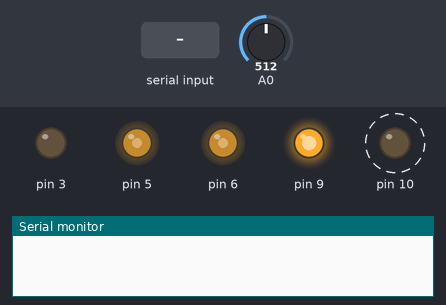
Simulated run of this sketch. Board: Arduino Nano, built with avr-gcc and run on an emulated ATmega328P. On the bench: output pins drawn as LEDs (lit = HIGH), the last lines printed to the serial monitor. Dashed ring = blinking. The inputs (shaded band) are chosen by the test bench; at power-on: A0 = 512.

Above: at 0.01 s.
At 0.66 s:
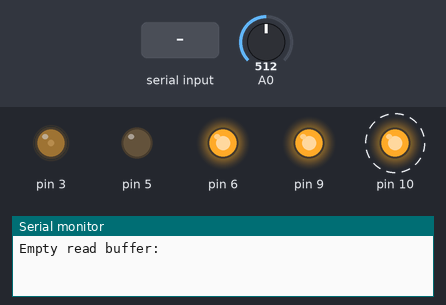
1.9 s: "X" received over the second serial link
Timing chart, 0 to 10.7 s (numbered marks = the images above; inputs shaded):
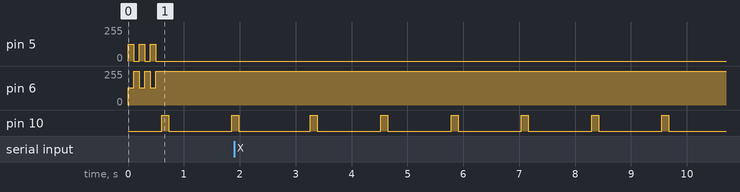

Measured:
- by itself, pin 10: alternates HIGH for 0.13 s and LOW for 1.1 s

The sketch:

co_monitor.ino
```cpp
/* NNR: This code runs on Arduino Nano, ATMega328P (Old bootleader) */

/*
This code was developed by the_3d6 from Ultimate Robotics (http://ultimaterobotics.com.ua).
License: you can use it for any purpose as long as you don't claim that you are its author and
you don't alter License terms and formulations (lines 1-10 of this file).
You can share modifications of the code if you have properly tested their functionality,
including confirming correct sensor response on CO concentrations of 0-30ppm, 100-300ppm and 1000-10000ppm.

If you can improve this code, please do so!
You can contact me at aka.3d6@gmail.com
*/

#include <ArduinoJson.h>
#include <SoftwareSerial.h>
SoftwareSerial serialPort(7, 8); // (Rx, Tx)

//WARNING! Each sensor is different!
//You MUST calibrate sensor manually and
//set proper sensor_reading_clean_air value before using
//it for any practical purpose!

int time_scale = 8; //time scale: we altered main system timer, so now all functions like millis(), delay() etc
//will think that time moves 8 times faster than it really is
//to correct that, we use time_scale variable:
//in order to make delay for 1 second, now
//we call delay(1000*time_scale)

void setTimer0PWM(byte chA, byte chB) //pins D5 and D6
{
	TCCR0A = 0b10110011; //OCA normal,OCB inverted, fast pwm
	TCCR0B = 0b010; //8 prescaler - instead of system'serialPort default 64 prescaler - thus time moves 8 times faster
	OCR0A = chA; //0..255
	OCR0B = chB;
}

void setTimer2PWM(byte chA, byte chB) //pins D11 and D3
{
	TCCR2A = 0b10100011; //OCA,OCB, fast pwm
	TCCR2B = 0b001; //no prescaler
	OCR2A = chA; //0..255
	OCR2B = chB;
}

void setTimer1PWM(int chA, int chB) //pins D9 and D10
{
	TCCR1A = 0b10100011; //OCA,OCB, fast pwm
	TCCR1B = 0b1001; //no prescaler
	OCR1A = chA; //0..1023
	OCR1B = chB;
}

float opt_voltage = 3.62; //default = 0;
byte opt_width = 48; //default=240; //default reasonable value

void pwm_adjust()
//this function tries various PWM cycle widths and prints resulting
//voltage for each attempt, then selects best fitting one and
//this value is used in the program later
{
	float previous_v = 5.0; //voltage at previous attempt
	float raw2v = 5.0 / 1024.0;//coefficient to convert Arduino'serialPort
	//analogRead result into voltage in volts
	for (int w = 0; w < 250; w++)
	{
		setTimer2PWM(0, w);
		float avg_v = 0;
		for (int x = 0; x < 100; x++) //measure over about 100ms to ensure stable result
		{
			avg_v += analogRead(A1);
			delay(time_scale);
		}
		avg_v *= 0.01;
		avg_v *= raw2v;
		Serial.print("adjusting PWM w=");
		Serial.print(w);
		Serial.print(", V=");
		Serial.println(avg_v);
		if (avg_v < 3.6 && previous_v > 3.6) //we found optimal width
		{
			float dnew = 3.6 - avg_v; //now we need to find if current one
			float dprev = previous_v - 3.6;//or previous one is better
			if (dnew < dprev) //if new one is closer to 1.4 then return it
			{
				opt_voltage = avg_v;
				opt_width = w;
				return;
			}
			else //else return previous one
			{
				opt_voltage = previous_v;
				opt_width = w - 1;
				return;
			}
		}
		previous_v = avg_v;
	}
}

float alarm_ppm_threshold = 100;        //threshold CO concentration for buzzer alarm to be turned on,
float red_threshold = 40;               //threshold when green LED is turned on red turns on
float reference_resistor_kOhm = 10.0;   //fill correct resisor value if you are using not 10k reference

float sensor_reading_clean_air = 682;   //measured after 60 hours constant on, last 10h in clean air. Fill raw sensor value at the end of measurement phase (before heating starts) in clean air here! That is critical for proper calculation
float sensor_reading_100_ppm_CO = -1;   //if you can measure it
//using some CO meter or precisely calculated CO sample, then fill it here
//otherwise leave -1, default values will be used in this case

float sensor_100ppm_CO_resistance_kOhm; //calculated from sensor_reading_100_ppm_CO variable
float sensor_base_resistance_kOhm;      //calculated from sensor_reading_clean_air variable

byte phase = 0;                         //1 - high voltage, 0 - low voltage, we start from measuring
unsigned long prev_ms = 0;              //milliseconds in previous cycle
unsigned long sec10 = 0;                //this timer is updated 10 times per second,
//when it will overflow, program might freeze or behave incorrectly.
//It will happen only after ~13 years of operation. Still,
//if you'll ever use this code in industrial application,
//please take care of overflow problem
unsigned long high_on = 0; //time when we started high temperature cycle
unsigned long low_on = 0; //time when we started low temperature cycle
unsigned long last_print = 0; //time when we last printed message in serial

float sens_val = 0; //current smoothed sensor value
float last_CO_ppm_measurement = 0; //CO concentration at the end of previous measurement cycle
float cur_CO_ppm_measurement = 0; //CO concentration currently

float raw_value_to_CO_ppm(float value)
{
	if (value < 1) return -1; //wrong input value
	sensor_base_resistance_kOhm = reference_resistor_kOhm * 1023 / sensor_reading_clean_air - reference_resistor_kOhm;
	if (sensor_reading_100_ppm_CO > 0)
	{
		sensor_100ppm_CO_resistance_kOhm = reference_resistor_kOhm * 1023 / sensor_reading_100_ppm_CO - reference_resistor_kOhm;
	}
	else
	{
		sensor_100ppm_CO_resistance_kOhm = sensor_base_resistance_kOhm * 0.25;
		//UPDATED: when checked on a CO meter, it seems that sensor corresponds to
		//the datasheet pretty well
	}
  Serial.print("sensor_100ppm_CO_resistance_kOhm="); Serial.println(sensor_100ppm_CO_resistance_kOhm);
	float sensor_R_kOhm = reference_resistor_kOhm * 1023 / value - reference_resistor_kOhm;
  Serial.print("sensor_R_kOhm="); Serial.println(sensor_R_kOhm);
	float R_relation = sensor_100ppm_CO_resistance_kOhm / sensor_R_kOhm;
  Serial.print("R_relation="); Serial.println(R_relation);
	float CO_ppm = 134 * R_relation - 35;
  Serial.print("CO_ppm="); Serial.println(CO_ppm);
	if (CO_ppm < 0) CO_ppm = 0;
	return CO_ppm;
}

void startMeasurementPhase()
{
//	Serial.print("START MEASUREMENT");
	phase = 0;
	low_on = sec10;
	setTimer2PWM(0, opt_width);
}

void startHeatingPhase()
{
//	Serial.print("START HEATING");
	phase = 1;
	high_on = sec10;
	setTimer2PWM(0, 255);
}
void setLEDs(int br_green, int br_red)
{
	if (br_red < 0) br_red = 0;
	if (br_red > 100) br_red = 100;
	if (br_green < 0) br_green = 0;
	if (br_green > 100) br_green = 100;

	float br = br_red;
	br *= 0.01;
	br = (exp(br) - 1) / 1.7183 * 1023.0;
	float bg = br_green;
	bg *= 0.01;
	bg = (exp(bg) - 1) / 1.7183 * 1023.0;
	if (br < 0) br = 0;
	if (br > 1023) br = 1023;
	if (bg < 0) bg = 0;
	if (bg > 1023) bg = 1023;

	setTimer1PWM(1023 - br, 1023 - bg);
}
void buzz_on()
{
	setTimer0PWM(128, 128);
}
void buzz_off()
{
	setTimer0PWM(255, 255);
}
void buzz_beep()
{
	byte sp = sec10 % 15;
	if (sp == 0)
		buzz_on();
	if (sp == 1)
		buzz_off();
	if (sp == 2)
		buzz_on();
	if (sp == 3)
		buzz_off();
	if (sp == 4)
		buzz_on();
	if (sp == 5)
		buzz_off();
}

void SendJsonOnSerial(float cur_CO_ppm_measurement, float last_CO_ppm_measurement, float sens_val, byte phase, int i, int j) {
	StaticJsonBuffer<150> jsonBuffer;
	char jsonChar[150];

	JsonObject& root = jsonBuffer.createObject();
	root["cur_ppm"] = cur_CO_ppm_measurement;
	root["last_ppm"] = last_CO_ppm_measurement;
	root["sens_val"] = sens_val;
	root["phase"] = phase;
	// include i and j for testing with TestSerialComm
	//root["i"] = i;
	//root["j"] = j;
//	Serial.println(" ");
	root.prettyPrintTo(Serial);
//	root.printTo(serialPort);
	root.printTo((char*)jsonChar, root.measureLength() + 1);
//	Serial.println("data to send:");
//	Serial.println(jsonChar);
//	Serial.println("Sending data ... ");
	serialPort.write("<");
	for (int i = 0; i < root.measureLength() + 1; i++) {
		serialPort.write(jsonChar[i]);
		Serial.write(jsonChar[i]);
	}
	serialPort.write("\0");
//	Serial.write("\0");
	serialPort.write(">");
	//	serialPort.println(jsonChar);
	Serial.println("Sent data ");
	Serial.println(" ");

}

void EmptySerialReadBuffer() {
	char c;
	Serial.print("Empty read buffer: ");
	while (serialPort.available() > 0) {
		c = serialPort.read();
		Serial.print(c);
	}
}

void setup() {

	//WARNING! Each sensor is different!
	//You MUST calibrate sensor manually and
	//set proper sensor_reading_clean_air value before using
	//it for any practical purpose!

	pinMode(5, OUTPUT);
	pinMode(6, OUTPUT);
	pinMode(3, OUTPUT);
	pinMode(9, OUTPUT);
	pinMode(10, OUTPUT);
	pinMode(A0, INPUT);
	pinMode(A1, INPUT);
	setTimer1PWM(1023, 0);
	analogReference(DEFAULT);
	Serial.begin(115200);

	serialPort.begin(9600);

//  pwm_adjust();

//	Serial.print("PWM result: width ");
//	Serial.print(opt_width);
//	Serial.print(", voltage ");
//	Serial.println(opt_voltage);
//	Serial.println("Data output: raw A0 value/100, heating on/off (0/1), CO ppm from last measurement cycle");
	//beep buzzer in the beginning to indicate that it works
	buzz_on();
	delay(100 * time_scale);
	buzz_off();
	delay(100 * time_scale);
	buzz_on();
	delay(100 * time_scale);
	buzz_off();
	delay(100 * time_scale);
	buzz_on();
	delay(100 * time_scale);
	buzz_off();
	delay(100 * time_scale);

	startMeasurementPhase(); //start from measurement

	EmptySerialReadBuffer();
}

int i = 0;
int j = 0;
char c;
void loop()
{

	//WARNING! Each sensor is different!
	//You MUST calibrate sensor manually and
	//set proper sensor_reading_clean_air value before using
	//it for any practical purpose!

	unsigned long ms = millis();
	int dt = ms - prev_ms;

	//this condition runs 10 times per second, even if millis()
	//overflows - which is required for long-term stability
	//when millis() overflows, this condition will run after less
	//than 0.1 seconds - but that'serialPort fine, since it happens only once
	//per several days
	if (dt > 100 * time_scale || dt < 0)
	{
		prev_ms = ms; //store previous cycle time
		sec10++; //increase 0.1serialPort counter
		if (sec10 % 10 == 1) //we want LEDs to blink periodically
		{
			setTimer1PWM(1023, 1023); //blink LEDs once per second
			//use %100 to blink once per 10 seconds, %2 to blink 5 times per second
		}
		else //all other time we calculate LEDs and buzzer state
		{
			int br_red = 0, br_green = 0; //brightness from 1 to 100, setLEDs function handles converting it into timer settings
			if (last_CO_ppm_measurement <= red_threshold) //turn green LED if we are below 30 PPM
			{//the brighter it is, the lower concentration is
				br_red = 0; //turn off red
				br_green = (red_threshold - last_CO_ppm_measurement) * 100.0 / red_threshold; //the more negative is concentration, the higher is value
				if (br_green < 1) br_green = 1; //don't turn off completely
			}
			else //if we are above threshold, turn on red one
			{
				br_green = 0; //keep green off
				br_red = (last_CO_ppm_measurement - red_threshold) * 100.0 / red_threshold; //the higher is concentration, the higher is this value
				if (br_red < 1) br_red = 1; //don't turn off completely
			}

			if (last_CO_ppm_measurement > alarm_ppm_threshold) //if at 50 seconds of measurement cycle we are above threshold
				buzz_beep();
			else
				buzz_off();

			setLEDs(br_green, br_red); //set LEDs brightness
		}
	}
	if (phase == 1 && sec10 - high_on > 600) //60 seconds of heating ended?
		startMeasurementPhase();
	if (phase == 0 && sec10 - low_on > 900) //90 seconds of measurement ended?
	{
		last_CO_ppm_measurement = raw_value_to_CO_ppm(sens_val);
		startHeatingPhase();
	}

	float v = analogRead(A0); //reading value
	sens_val *= 0.999; //applying exponential averaging using formula
	sens_val += 0.001 * v; // average = old_average*a + (1-a)*new_reading
	if (sec10 - last_print > 39) //print measurement result into serial 2 times per second
	{
	    cur_CO_ppm_measurement = raw_value_to_CO_ppm(sens_val);
		last_print = sec10;
/*		Serial.print(sens_val/100);
		Serial.print(" ");
		Serial.print(phase);
		Serial.print(" ");
		Serial.println(last_CO_ppm_measurement);
		Serial.print(" ");
*/		Serial.println(cur_CO_ppm_measurement);
	}

	if (serialPort.available() > 0)
	{
		Serial.println("Sensing something");
		if (serialPort.read() == 'X') {
			Serial.println("Got the X ");
			SendJsonOnSerial(cur_CO_ppm_measurement, last_CO_ppm_measurement, sens_val, phase, i, j++);
		}
	}
//	Serial.print("i="); Serial.print(i);
//	Serial.print("  j="); Serial.println(j);
	delay(1000);
	i++;

}
```
